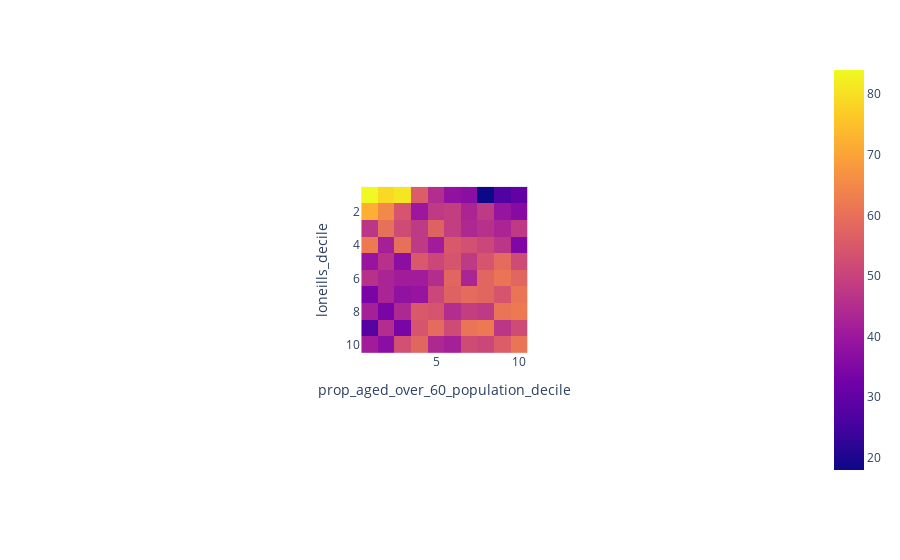

Notebook cell for this chart:
### Markdown cell above
There's definitely a bit of "hotspot" for lowest scoring loneills deciles and most deprived health deciles (and corresponding deadspot of few low scoring loneills deciles amongst the least deprived health deciles, particularly for health decile 10). But otherwise if seems fairly smudgy.

### NB Loneliness deciles go from 1 least lonely to 10 most lonely, while Health deciles go from 1 most deprived to 10 least deprived

So the above pots in the data would seem to be counter to what one might expect (worse health a factor in increased loneliness). Maybe lower health deprivation allows for access to prescriptions counted by the loneliness index (and vice versa, health deprivation prevents access to the prescriptions needed to be counted in the loneliness index).

### Code cell
fig = px.imshow(older_lonely_decile_counts)
fig.show()

### Figure 1 — Plotly figure (JSON) as saved in the notebook; plotly's stock layout.template omitted (floating-point values rounded to 4 significant figures)
{"data": [{"coloraxis": "coloraxis", "hovertemplate": "prop_aged_over_60_population_decile: %{x}<br>loneills_decile: %{y}<br>color: %{z}<extra></extra>", "name": "0", "type": "heatmap", "x": [1, 2, 3, 4, 5, 6, 7, 8, 9, 10], "xaxis": "x", "y": [1, 2, 3, 4, 5, 6, 7, 8, 9, 10], "yaxis": "y", "z": [[84, 79, 81, 56, 45, 38, 37, 18, 27, 30], [72, 65, 54, 40, 48, 49, 43, 48, 39, 36], [47, 60, 52, 48, 57, 49, 44, 46, 43, 48], [62, 42, 60, 48, 41, 55, 53, 51, 47, 35], [39, 46, 37, 55, 51, 54, 48, 54, 59, 52], [46, 43, 41, 41, 45, 58, 43, 58, 61, 58], [34, 43, 38, 39, 51, 57, 59, 58, 54, 61], [42, 34, 44, 55, 54, 45, 49, 48, 61, 62], [28, 45, 34, 54, 59, 52, 61, 62, 47, 52], [41, 37, 53, 58, 44, 42, 52, 51, 56, 61]]}], "layout": {"autosize": true, "coloraxis": {"colorscale": [[0, "#0d0887"], [0.1111, "#46039f"], [0.2222, "#7201a8"], [0.3333, "#9c179e"], [0.4444, "#bd3786"], [0.5556, "#d8576b"], [0.6667, "#ed7953"], [0.7778, "#fb9f3a"], [0.8889, "#fdca26"], [1, "#f0f921"]]}, "margin": {"t": 60}, "xaxis": {"anchor": "y", "autorange": true, "constrain": "domain", "domain": [0.3859, 0.6141], "range": [0.5, 10.5], "scaleanchor": "y", "title": {"text": "prop_aged_over_60_population_decile"}, "type": "linear"}, "yaxis": {"anchor": "x", "autorange": true, "constrain": "domain", "domain": [0, 1], "range": [10.5, 0.5], "title": {"text": "loneills_decile"}, "type": "linear"}}}
